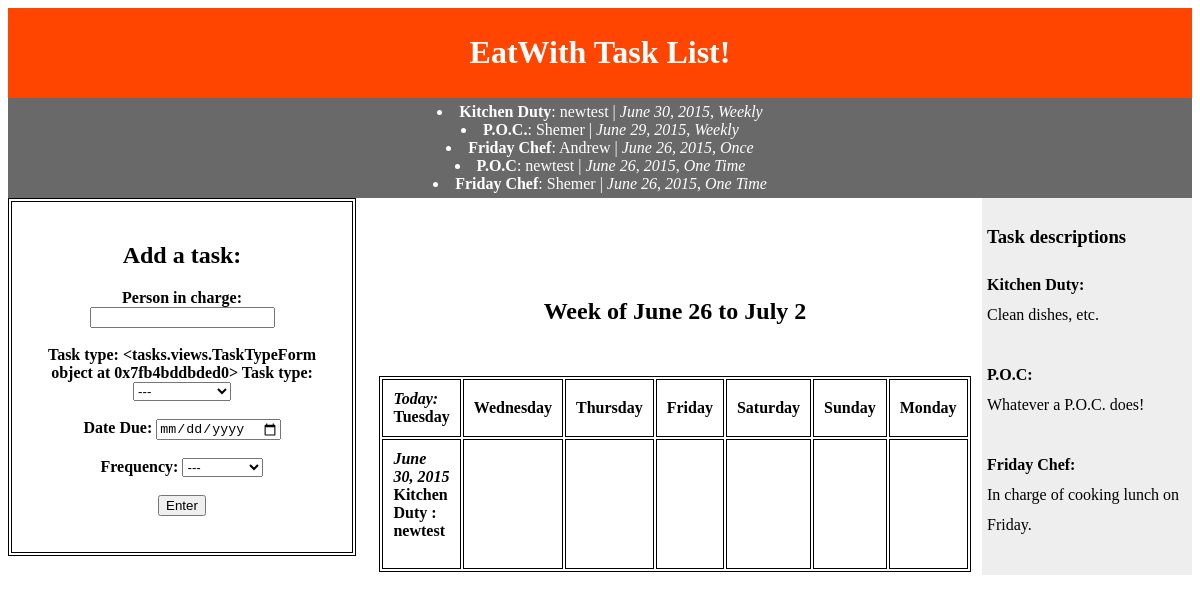
/tasks/, run on the app's committed database.
### tasks/models.py (models this page shows, shortened)
class CurrentTask(models.Model):
    task_type = models.CharField(max_length=255)
    frequency = models.CharField(max_length=50)
    person_in_charge = models.CharField(max_length=600)
    date_due = models.DateField('date due')
    def is_due_today(self):
        return self.date_due == datetime.datetime.now().date()
    def is_due_two(self):
        return self.date_due == Days.two.date()
    def is_due_three(self):
        return self.date_due == Days.three.date()
    def is_due_four(self):
        return self.date_due == Days.four.date()
    def is_due_five(self):
        return self.date_due == Days.five.date()
    def is_due_six(self):
        return self.date_due == Days.six.date()
    def is_due_seven(self):
        return self.date_due == Days.seven.date()

### tasks/views.py (the view)
def index(request):
    task_list = CurrentTask.objects.order_by('-date_due')[:5]
    context = {'task_list': task_list}
    context['TaskTypeForm'] = TaskTypeForm
    context['today'] = EachDay().today
    context['daytwo'] = EachDay().daytwo
    context['daythree'] = EachDay().daythree
    context['dayfour'] = EachDay().dayfour
    context['dayfive'] = EachDay().dayfive
    context['daysix'] = EachDay().daysix
    context['dayseven'] = EachDay().dayseven
    return render(request, 'tasks/index.html', context)

### tasks/templates/tasks/index.html (shortened to what this page needs)
<body>
    <div id="header">
        <center>
            <h1>EatWith Task List!</h1>
        </center>
    </div>
    <div id="footer">
        {% if task_list %}
            {% for task in task_list %}
                <li><b>{{task.task_type}}</b>: {{task.person_in_charge}} | <i>{{task.date_due}}</i>,  <i>{{task.frequency}}</i></li>
            {% endfor %}
        {% else %}
            <p>No tasks are available.</p>
        {% endif %}
    </div>
    <div id="nav">
        <h3>Task descriptions</h3>
        <b>Kitchen Duty: </b><br>
        Clean dishes, etc.<br><br>
        <b>P.O.C: </b><br>
        Whatever a P.O.C. does!<br><br>
        <b>Friday Chef: </b><br>
        In charge of cooking lunch on Friday. <br><br>
    </div>
    <table border="1">
        <th>
            <div id="section">
                <center>
                    <h2>Add a task:</h2>
                    <form action="/tasks/add/" method="post" accept-charset="utf-8">
                        Person in charge: <input type="text" name="person_in_charge"><br><br>
                        Task type: {{ TaskTypeForm }}
                        Task type: <select name="task_type">
                            <option value="'0">---</option>
                        </select><br><br>
                        Date Due: <input type="date" name="date_due"><br><br>
                        Frequency: <select name="frequency">
                            <option value="'0">---</option>
                        </select><br><br>
                       <input type="submit" value="Enter" onclick="added()">
                    </form>
                </center>
            </div>
        </th>
    </table>
    <div id="weekcal">
        <center>
            <h2><br>
                Week of June 26{{ day.now }} to July 2{{ day.now }}
            </h2>
            </head>
            <body>
            <table style="width:400px">
              <thread>
                <tr>
                  <th><i>Today: </i>{{ today }}</th>
                  <th>{{ daytwo }}</th>
                  <th>{{ daythree }}</th>
                  <th>{{ dayfour }}</th>
                  <th>{{ dayfive }}</th>
                  <th>{{ daysix }}</th>
                  <th>{{ dayseven }}</th>
                </tr>
              </thread>
              <tbody>
                <tr>
                  <th>
                      {% if task_list %}
                        {% for task in task_list %}
                            {% if task.is_due_today %}
                                <i>{{task.date_due}}</i> <b>{{task.task_type}}</b> : {{ task.person_in_charge }} <br><br>
                            {% endif %}
                        {% endfor %}
                      {% endif %}
                  </th>
                  <th>
                  </th>
                  <th>
                  </th>
                  <th>
                  </th>
                  <th>
                  </th>
                  <th>
                  </th>
                  <th>
                  </th>
                </tr>
              </tbody>
            </table>
        </center>
    </div>
</body>

### tasks/templates/tasks/index.html (style rules this page uses)
#header { background-color:orangered; color:white; text-align:center; padding:5px; }
#nav { line-height:30px; background-color:#eeeeee; width:200px; float:right; padding:5px; }
#section { width:300px; float:left; padding:10px; text-align:left; }
#footer { background-color:dimgrey; color:white; clear:both; text-align:center; padding:5px; }
#weekcal { margin-top:-400px ; line-height:90px; z-index: -1; left: 200px; right: 50px; position: absolute; }
table, th, td { border: 1px solid black;  }
th, td { padding: 10px; text-align: left; }

### data on the page
CurrentTask: task_type "Kitchen Duty", person_in_charge "newtest", date_due "June 30, 2015", frequency "Weekly"
CurrentTask: task_type "P.O.C.", person_in_charge "Shemer", date_due "June 29, 2015", frequency "Weekly"
CurrentTask: task_type "Friday Chef", person_in_charge "Andrew", date_due "June 26, 2015", frequency "Once"
CurrentTask: task_type "P.O.C", person_in_charge "newtest", date_due "June 26, 2015", frequency "One Time"
CurrentTask: task_type "Friday Chef", person_in_charge "Shemer", date_due "June 26, 2015", frequency "One Time"

### other printed values
{{ TaskTypeForm }} "<tasks.views.TaskTypeForm object at 0x7fb4bddbded0>"
{{ today }} "Tuesday"
{{ daytwo }} "Wednesday"
{{ daythree }} "Thursday"
{{ dayfour }} "Friday"
{{ dayfive }} "Saturday"
{{ daysix }} "Sunday"
{{ dayseven }} "Monday"
